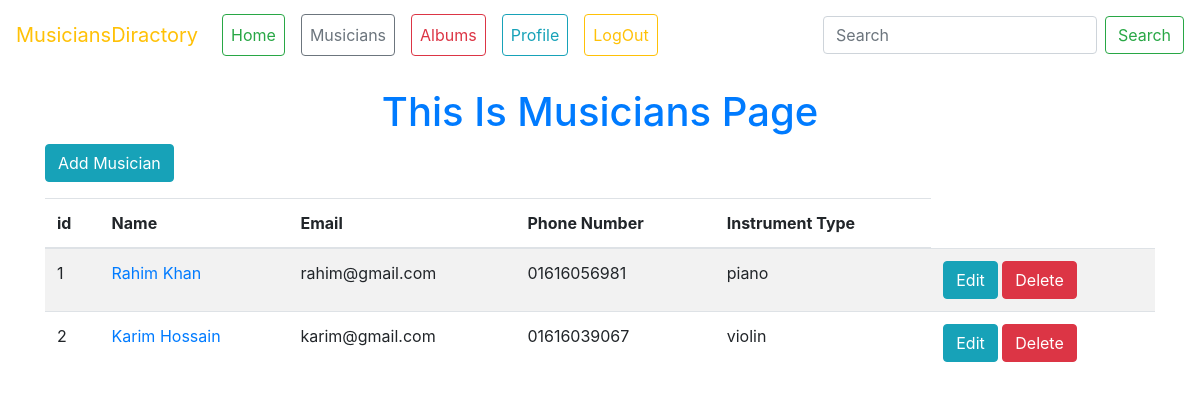
Page /Musician/ (signed in) on the committed database.
### Musician/models.py (models this page shows, shortened)
class Musician(models.Model):
    INSTRUMENT_CHOICES = [
        ('guitar', 'Guitar'),
        ('piano', 'Piano'),
        ('drums', 'Drums'),
        ('violin', 'Violin'),
        ('saxophone', 'Saxophone'),
    ]
    first_name = models.CharField(max_length=100)
    last_name = models.CharField(max_length=100)
    email = models.EmailField()
    phone_number = models.CharField(max_length=11)
    instrument_type = models.CharField(max_length=50, choices=INSTRUMENT_CHOICES)

### Musician/views.py (the view)
# urls.py: path('', views.musician_list, name='musician_list'),
@login_required
def musician_list(request):
    musicians = Musician.objects.all()
    return render(request, 'musician_list.html', {'Musician': musicians})

### Musician/templates/musician_list.html
{% extends 'base.html' %}
{% block content %}
<h1 class="mt-4 text-center text-primary">This Is Musicians Page</h1>
<a href="{% url 'musician_create' %}" class="btn btn-info mb-3">Add Musician</a>
<table class="table table-striped">
    <thead>
        <tr>
            <th>id</th>
            <th>Name</th>
            <th>Email</th>
            <th>Phone Number</th>
            <th>Instrument Type</th>
        </tr>
    </thead>
    <tbody>
        {% for musician in Musician %}
        <tr>
            <td>{{ musician.id }}</td>
            <td><a href="{% url 'musician_edit' musician.pk %}">{{ musician.first_name }} {{ musician.last_name }}</a></td>
            <td>{{ musician.email }}</td>
            <td>{{ musician.phone_number }}</td>
            <td>{{ musician.instrument_type }}</td>
            <td>
                <a href="{% url 'musician_edit' musician.id %}" class="btn btn-info">Edit</a>
                <a href="{% url 'musician_delete' musician.id %}" class="btn btn-danger">Delete</a>
            </td>
        </tr>
        {% endfor %}
    </tbody>
</table>
{% endblock %}

### rows in the picture
Musician: id "1", first_name "Rahim", last_name "Khan", email "rahim@gmail.com", phone_number "01616056981", instrument_type "piano"
Musician: id "2", first_name "Karim", last_name "Hossain", email "karim@gmail.com", phone_number "01616039067", instrument_type "violin"
